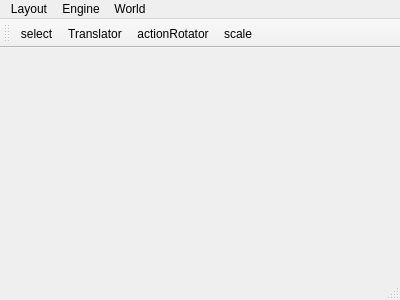
<?xml version="1.0" encoding="UTF-8"?>
<ui version="4.0">
 <class>MainWindow</class>
 <widget class="QMainWindow" name="MainWindow">
  <property name="geometry">
   <rect>
    <x>0</x>
    <y>0</y>
    <width>400</width>
    <height>300</height>
   </rect>
  </property>
  <property name="windowTitle">
   <string>MainWindow</string>
  </property>
  <widget class="QWidget" name="centralWidget"/>
  <widget class="QMenuBar" name="menuBar">
   <property name="geometry">
    <rect>
     <x>0</x>
     <y>0</y>
     <width>400</width>
     <height>25</height>
    </rect>
   </property>
   <widget class="QMenu" name="menuLayout">
    <property name="title">
     <string>Layout</string>
    </property>
   </widget>
   <widget class="QMenu" name="menuEngine">
    <property name="title">
     <string>Engine</string>
    </property>
    <addaction name="actionLoad"/>
    <addaction name="actionReload_shaders"/>
    <addaction name="actionProfiler"/>
   </widget>
   <widget class="QMenu" name="menuScene">
    <property name="title">
     <string>World</string>
    </property>
    <addaction name="actionClose_Scene"/>
    <addaction name="actionSave_World"/>
    <addaction name="actionLoad_World"/>
    <addaction name="separator"/>
    <addaction name="actionCreate_GameObject"/>
    <addaction name="actionCreate_Light"/>
    <addaction name="actionCreate_Model"/>
    <addaction name="actionCreate_Camera"/>
   </widget>
   <addaction name="menuLayout"/>
   <addaction name="menuEngine"/>
   <addaction name="menuScene"/>
  </widget>
  <widget class="QToolBar" name="mainToolBar">
   <property name="baseSize">
    <size>
     <width>0</width>
     <height>25</height>
    </size>
   </property>
   <attribute name="toolBarArea">
    <enum>TopToolBarArea</enum>
   </attribute>
   <attribute name="toolBarBreak">
    <bool>false</bool>
   </attribute>
   <addaction name="actionselect"/>
   <addaction name="actionTranslator"/>
   <addaction name="actionactionRotator"/>
   <addaction name="actionscale"/>
  </widget>
  <widget class="QStatusBar" name="statusBar"/>
  <action name="actionLoad">
   <property name="text">
    <string>Load</string>
   </property>
  </action>
  <action name="actionUnload">
   <property name="text">
    <string>Unload</string>
   </property>
  </action>
  <action name="actionReload_Core_Render">
   <property name="text">
    <string>Reload Core Render</string>
   </property>
  </action>
  <action name="actionClose_Scene">
   <property name="text">
    <string>Close World</string>
   </property>
  </action>
  <action name="actionSave_World">
   <property name="text">
    <string>Save World</string>
   </property>
  </action>
  <action name="actionLoad_World">
   <property name="text">
    <string>Load World</string>
   </property>
  </action>
  <action name="actionCreate_GameObject">
   <property name="text">
    <string>Create engine::GameObject</string>
   </property>
  </action>
  <action name="actionCreate_Light">
   <property name="text">
    <string>Create Light</string>
   </property>
  </action>
  <action name="actionCreate_Model">
   <property name="text">
    <string>Create engine::Model</string>
   </property>
  </action>
  <action name="actionCreate_Camera">
   <property name="text">
    <string>Create Camera</string>
   </property>
  </action>
  <action name="actionselect">
   <property name="checkable">
    <bool>true</bool>
   </property>
   <property name="icon">
    <iconset resource="../../resources/editor/rm2.qrc">
     <normaloff>:/icons/cursor_blue.png</normaloff>:/icons/cursor_blue.png</iconset>
   </property>
   <property name="text">
    <string>select</string>
   </property>
  </action>
  <action name="actionTranslator">
   <property name="checkable">
    <bool>true</bool>
   </property>
   <property name="icon">
    <iconset resource="../../resources/editor/rm2.qrc">
     <normaloff>:/icons/manipulator_transform.png</normaloff>:/icons/manipulator_transform.png</iconset>
   </property>
   <property name="text">
    <string>Translator</string>
   </property>
   <property name="shortcut">
    <string>E</string>
   </property>
  </action>
  <action name="actionReload_shaders">
   <property name="text">
    <string>Reload Shaders</string>
   </property>
  </action>
  <action name="actionProfiler">
   <property name="text">
    <string>Profiler</string>
   </property>
  </action>
  <action name="actionactionRotator">
   <property name="checkable">
    <bool>true</bool>
   </property>
   <property name="icon">
    <iconset resource="../../resources/editor/rm2.qrc">
     <normaloff>:/icons/manipulator_rotate.png</normaloff>:/icons/manipulator_rotate.png</iconset>
   </property>
   <property name="text">
    <string>actionRotator</string>
   </property>
   <property name="shortcut">
    <string>R</string>
   </property>
  </action>
  <action name="actionscale">
   <property name="checkable">
    <bool>true</bool>
   </property>
   <property name="icon">
    <iconset resource="../../resources/editor/rm2.qrc">
     <normaloff>:/icons/manipulator_scale.png</normaloff>:/icons/manipulator_scale.png</iconset>
   </property>
   <property name="text">
    <string>scale</string>
   </property>
   <property name="shortcut">
    <string>T</string>
   </property>
  </action>
 </widget>
 <layoutdefault spacing="6" margin="11"/>
 <resources>
  <include location="../../resources/editor/rm2.qrc"/>
 </resources>
 <connections/>
</ui>
